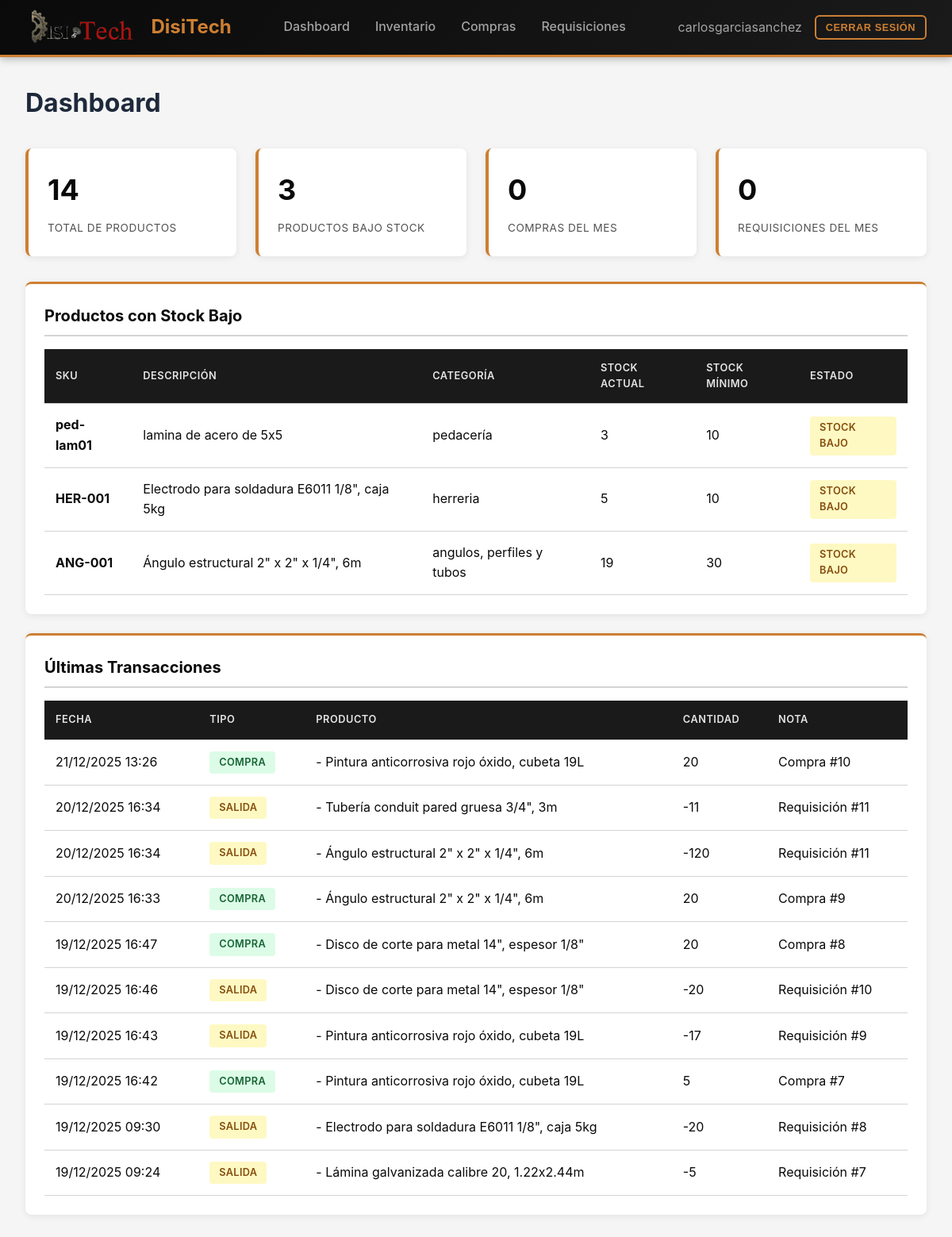
The app's page / (signed in) with its own data.
### inventory/models/inventory.py (models this page shows, shortened)
class InventoryItem(models.Model):
    sku = models.CharField(max_length=60, unique=True)
    slug = models.SlugField(max_length=80, unique=True)
    category = models.ForeignKey(Category, on_delete=models.PROTECT, related_name="items")
    description = models.CharField(max_length=250)
    stock = models.PositiveIntegerField()
    min_stock = models.PositiveIntegerField()
    max_stock = models.PositiveIntegerField()
    active = models.BooleanField(default=True)
    class Meta:
        indexes = [
            models.Index(fields=["category", "active"]),
            models.Index(fields=["slug"]),
        ]

class Category(models.Model):
    name = models.CharField(max_length=80, unique=True)

### inventory/models/transactions.py (models this page shows)
class InventoryTxn(models.Model):
    TXN_PURCHASE = "PURCHASE"
    TXN_ISSUE = "ISSUE"
    TXN_ADJUST = "ADJUST"
    item = models.ForeignKey(InventoryItem, on_delete=models.PROTECT, related_name="txns")
    txn_type = models.CharField(max_length=20, choices=[
        (TXN_PURCHASE, "Purchase"),
        (TXN_ISSUE, "Issue"),
        (TXN_ADJUST, "Adjust"),
    ])
    qty = models.IntegerField()  # + entra, - sale
    unit_price = models.DecimalField(max_digits=14, decimal_places=4, null=True, blank=True)  # si aplica
    supplier = models.ForeignKey(Supplier, null=True, blank=True, on_delete=models.PROTECT)
    purchase = models.ForeignKey(Purchase, null=True, blank=True, on_delete=models.CASCADE)
    requisition = models.ForeignKey(Requisition, null=True, blank=True, on_delete=models.CASCADE)
    happened_at = models.DateTimeField()
    note = models.CharField(max_length=300, null=True, blank=True)
    created_at = models.DateTimeField(auto_now_add=True)
    class Meta:
        indexes = [
            models.Index(fields=["happened_at"]),
            models.Index(fields=["item", "happened_at"]),
        ]

### inventory/views.py (the view, shortened to what this page needs)
# urls.py: path("", views.dashboard, name="dashboard"),
@login_required
def dashboard(request):
    now = timezone.now()
    first_day_month = now.replace(day=1, hour=0, minute=0, second=0, microsecond=0)
    if request.user.is_staff:
        stats = {
            'total_items': InventoryItem.objects.filter(active=True).count(),
            'low_stock_items': InventoryItem.objects.filter(
                active=True,
                stock__lte=F('min_stock')
            ).count(),
            'total_purchases': Purchase.objects.filter(created_at__gte=first_day_month).count(),
            'total_requisitions': Requisition.objects.filter(created_at__gte=first_day_month).count(),
        }
        low_stock_items = InventoryItem.objects.filter(
            active=True,
            stock__lte=F('min_stock')
        ).select_related('category').order_by('stock')[:10]
        recent_transactions = InventoryTxn.objects.select_related(
            'item', 'supplier', 'purchase', 'requisition'
        ).order_by('-happened_at')[:10]
    context = {
        'stats': stats,
        'low_stock_items': low_stock_items,
        'recent_transactions': recent_transactions,
    }
    return render(request, 'dashboard.html', context)

### inventory/context_processors.py (called while the page is built)
def logo_context(request):
    logo_path = os.path.join(settings.MEDIA_ROOT, 'logo.png')
    if os.path.exists(logo_path):
        logo_url = settings.MEDIA_URL + 'logo.png'
    else:
        logo_url = None
    return {'logo_url': logo_url}

### templates/dashboard.html (shortened to what this page needs)
{% extends 'base.html' %}
{% block content %}
<h1 style="margin-bottom: 2rem; color: #1e293b;">Dashboard</h1>
<div class="stats-grid">
    {% if perms.inventory.view_inventoryitem %}
    <div class="stat-card">
        <div class="stat-value">{{ stats.total_items }}</div>
        <div class="stat-label">Total de Productos</div>
    </div>
    <div class="stat-card">
        <div class="stat-value">{{ stats.low_stock_items }}</div>
        <div class="stat-label">Productos Bajo Stock</div>
    </div>
    {% endif %}
    {% if perms.inventory.view_purchase %}
    <div class="stat-card">
        <div class="stat-value">{{ stats.total_purchases }}</div>
        <div class="stat-label">Compras del Mes</div>
    </div>
    {% endif %}
    {% if perms.inventory.view_requisition %}
    <div class="stat-card">
        <div class="stat-value">{{ stats.total_requisitions }}</div>
        <div class="stat-label">Requisiciones del Mes</div>
    </div>
    {% endif %}
</div>
{% if perms.inventory.view_inventoryitem %}
<div class="card">
    <div class="card-header">Productos con Stock Bajo</div>
    {% if low_stock_items %}
    <table>
        <thead>
            <tr>
                <th>SKU</th>
                <th>Descripción</th>
                <th>Categoría</th>
                <th>Stock Actual</th>
                <th>Stock Mínimo</th>
                <th>Estado</th>
            </tr>
        </thead>
        <tbody>
            {% for item in low_stock_items %}
            <tr>
                <td><strong>{{ item.sku }}</strong></td>
                <td>{{ item.description }}</td>
                <td>{{ item.category.name }}</td>
                <td>{{ item.stock }}</td>
                <td>{{ item.min_stock }}</td>
                <td>
                    {% if item.stock == 0 %}
                    <span class="badge badge-danger">Sin Stock</span>
                    {% else %}
                    <span class="badge badge-warning">Stock Bajo</span>
                    {% endif %}
                </td>
            </tr>
            {% endfor %}
        </tbody>
    </table>
    {% else %}
    <p style="color: #64748b; text-align: center; padding: 2rem;">No hay productos con stock bajo</p>
    {% endif %}
</div>
{% endif %}
<div class="card">
    <div class="card-header">Últimas Transacciones</div>
    {% if recent_transactions %}
    <table>
        <thead>
            <tr>
                <th>Fecha</th>
                <th>Tipo</th>
                <th>Producto</th>
                <th>Cantidad</th>
                <th>Nota</th>
            </tr>
        </thead>
        <tbody>
            {% for txn in recent_transactions %}
            <tr>
                <td>{{ txn.happened_at|date:"d/m/Y H:i" }}</td>
                <td>
                    {% if txn.txn_type == "PURCHASE" %}
                    <span class="badge badge-success">Compra</span>
                    {% elif txn.txn_type == "ISSUE" %}
                    <span class="badge badge-warning">Salida</span>
                    {% else %}
                    <span class="badge">Ajuste</span>
                    {% endif %}
                </td>
                <td>{{ item.sku }} - {{ txn.item.description }}</td>
                <td>{{ txn.qty }}</td>
                <td>{{ txn.note|default:"-" }}</td>
            </tr>
            {% endfor %}
        </tbody>
    </table>
    {% else %}
    <p style="color: #64748b; text-align: center; padding: 2rem;">No hay transacciones recientes</p>
    {% endif %}
</div>
{% endblock %}

### templates/base.html (shortened to what this page needs)
{% load static %}
<!DOCTYPE html>
<html lang="es">
<head>
</head>
<body>
    {% if user.is_authenticated %}
    <nav class="navbar">
        <a href="{% url 'dashboard' %}" class="navbar-brand">
            {% if logo_url %}
            <img src="{{ logo_url }}" alt="Logo">
            {% endif %}
            <span>DisiTech</span>
        </a>
        <div class="navbar-menu">
            <a href="{% url 'dashboard' %}">Dashboard</a>
            {% if perms.inventory.view_inventoryitem %}
            <a href="{% url 'inventory_list' %}">Inventario</a>
            {% endif %}
            {% if perms.inventory.view_purchase %}
            <a href="{% url 'purchase_list' %}">Compras</a>
            {% endif %}
            {% if perms.inventory.view_requisition %}
            <a href="{% url 'requisition_list' %}">Requisiciones</a>
            {% endif %}
        </div>
        <div class="navbar-user">
            <span>{{ user.username }}</span>
            <form method="post" action="{% url 'logout' %}" style="display: inline;">
                <button type="submit" class="btn btn-sm btn-outline">Cerrar Sesión</button>
            </form>
        </div>
    </nav>
    {% endif %}
    <main class="container">
        {% block content %}{% endblock %}
    </main>
</body>
</html>

### templates/base.html (style rules this page uses)
* { margin: 0; padding: 0; box-sizing: border-box; }
:root { --primary: #b91c1c; --primary-dark: #991b1b; --copper: #cd7f32; --copper-light: #d4a574; --secondary: #525252; --success: #16a34a; --warning: #ca8a04; --danger: #dc2626; --dark: #0a0a0a; --light: #f5f5f5; --border: #d4d4d4; }
body { font-family: -apple-system, BlinkMacSystemFont, 'Segoe UI', Roboto, 'Helvetica Neue', Arial, sans-serif; background: var(--light); color: var(--dark); line-height: 1.6; }
.navbar { background: linear-gradient(135deg, #0a0a0a 0%, #1a1a1a 100%); box-shadow: 0 2px 10px rgba(0,0,0,0.3); padding: 0.75rem 2rem; display: flex; justify-content: space-between; align-items: center; position: sticky; top: 0; z-index: 100; border-bottom: 3px solid var(--copper); }
.navbar-brand { display: flex; align-items: center; gap: 1rem; font-size: 1.5rem; font-weight: 700; color: var(--copper); text-decoration: none; }
.navbar-brand img { height: 45px; width: auto; }
.navbar-menu { display: flex; gap: 2rem; align-items: center; }
.navbar-menu a { color: #a3a3a3; text-decoration: none; font-weight: 500; transition: all 0.2s; padding: 0.5rem 0; border-bottom: 2px solid transparent; }
.navbar-user { display: flex; align-items: center; gap: 1rem; color: #a3a3a3; }
.btn { padding: 0.5rem 1rem; border: none; border-radius: 0.375rem; font-weight: 600; cursor: pointer; transition: all 0.2s; text-decoration: none; display: inline-block; text-transform: uppercase; font-size: 0.85rem; letter-spacing: 0.5px; }
.btn-outline { background: transparent; border: 2px solid var(--copper); color: var(--copper); }
.btn-sm { padding: 0.375rem 0.75rem; font-size: 0.8rem; }
.container { max-width: 1200px; margin: 2rem auto; padding: 0 2rem; }
.card { background: white; border-radius: 0.5rem; box-shadow: 0 2px 8px rgba(0,0,0,0.08); padding: 1.5rem; margin-bottom: 1.5rem; border-top: 3px solid var(--copper); }
.card-header { font-size: 1.25rem; font-weight: 700; margin-bottom: 1rem; padding-bottom: 0.5rem; border-bottom: 2px solid var(--border); color: var(--dark); }
table { width: 100%; border-collapse: collapse; }
th, td { padding: 0.875rem; text-align: left; border-bottom: 1px solid var(--border); }
th { background: #1a1a1a; font-weight: 600; color: #e5e5e5; text-transform: uppercase; font-size: 0.8rem; letter-spacing: 0.5px; }
.badge { display: inline-block; padding: 0.25rem 0.75rem; border-radius: 0.25rem; font-size: 0.8rem; font-weight: 600; text-transform: uppercase; letter-spacing: 0.3px; }
.badge-success { background: #dcfce7; color: #166534; }
.badge-warning { background: #fef9c3; color: #854d0e; }
.stats-grid { display: grid; grid-template-columns: repeat(auto-fit, minmax(250px, 1fr)); gap: 1.5rem; margin-bottom: 2rem; }
.stat-card { background: white; padding: 1.5rem; border-radius: 0.5rem; box-shadow: 0 2px 8px rgba(0,0,0,0.08); border-left: 4px solid var(--copper); transition: transform 0.2s, box-shadow 0.2s; }
.stat-value { font-size: 2.25rem; font-weight: 700; color: var(--dark); }
.stat-label { color: var(--secondary); font-size: 0.85rem; margin-top: 0.5rem; text-transform: uppercase; letter-spacing: 0.5px; }

### records on screen
InventoryItem: sku "ped-lam01", description "lamina de acero de 5x5", category.name "pedacería", stock "3", min_stock "10", shows "STOCK BAJO"
InventoryItem: sku "HER-001", description "Electrodo para soldadura E6011 1/8\", caja 5kg", category.name "herreria", stock "5", min_stock "10", shows "STOCK BAJO"
InventoryItem: sku "ANG-001", description "Ángulo estructural 2\" x 2\" x 1/4\", 6m", category.name "angulos, perfiles y tubos", stock "19", min_stock "30", shows "STOCK BAJO"
InventoryTxn: happened_at "21/12/2025 13:26", txn_type "COMPRA", item.description "Pintura anticorrosiva rojo óxido, cubeta 19L", qty "20", note "Compra #10"
InventoryTxn: happened_at "20/12/2025 16:34", txn_type "SALIDA", item.description "Tubería conduit pared gruesa 3/4\", 3m", qty "-11", note "Requisición #11"
InventoryTxn: happened_at "20/12/2025 16:34", txn_type "SALIDA", item.description "Ángulo estructural 2\" x 2\" x 1/4\", 6m", qty "-120", note "Requisición #11"
InventoryTxn: happened_at "20/12/2025 16:33", txn_type "COMPRA", item.description "Ángulo estructural 2\" x 2\" x 1/4\", 6m", qty "20", note "Compra #9"
InventoryTxn: happened_at "19/12/2025 16:47", txn_type "COMPRA", item.description "Disco de corte para metal 14\", espesor 1/8\"", qty "20", note "Compra #8"
InventoryTxn: happened_at "19/12/2025 16:46", txn_type "SALIDA", item.description "Disco de corte para metal 14\", espesor 1/8\"", qty "-20", note "Requisición #10"
InventoryTxn: happened_at "19/12/2025 16:43", txn_type "SALIDA", item.description "Pintura anticorrosiva rojo óxido, cubeta 19L", qty "-17", note "Requisición #9"
InventoryTxn: happened_at "19/12/2025 16:42", txn_type "COMPRA", item.description "Pintura anticorrosiva rojo óxido, cubeta 19L", qty "5", note "Compra #7"
InventoryTxn: happened_at "19/12/2025 09:30", txn_type "SALIDA", item.description "Electrodo para soldadura E6011 1/8\", caja 5kg", qty "-20", note "Requisición #8"
InventoryTxn: happened_at "19/12/2025 09:24", txn_type "SALIDA", item.description "Lámina galvanizada calibre 20, 1.22x2.44m", qty "-5", note "Requisición #7"

### other values on screen
{{ user.username }} "carlosgarciasanchez"
{{ stats.total_items }} "14"
{{ stats.low_stock_items }} "3"
{{ stats.total_purchases }} "0"
{{ stats.total_requisitions }} "0"
